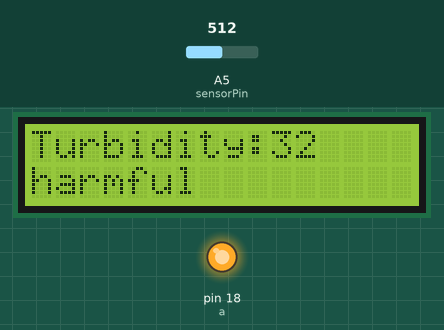
This sketch was run on a simulated Arduino Uno, built with avr-gcc and run on an emulated ATmega328P. On the bench: 16×2 character LCD, output pins drawn as LEDs (lit = HIGH). Inputs (shaded band) come from the test bench; at power-on: A5 (sensorPin) = 512. The modem accepts every AT command (registered, SIM ready, sends succeed) and sends nothing else; what the sketch prints to the serial monitor is not drawn.

Above: at 1.3 s.
1.4 s: A5 (sensorPin) set to 545
At 2.4 s:
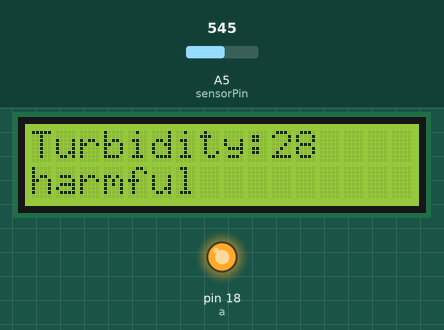
2.9 s: A5 (sensorPin) set to 577
At 4.1 s:
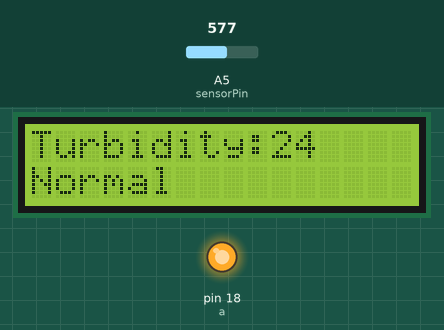
4.4 s: A5 (sensorPin) set to 630
At 5.5 s:
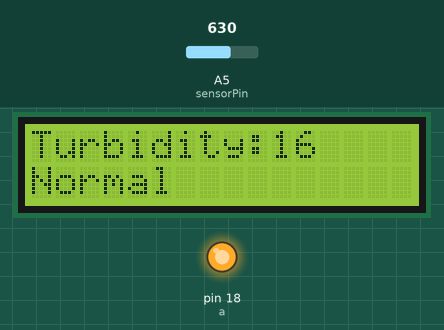
5.9 s: A5 (sensorPin) set to 649
At 6.9 s:
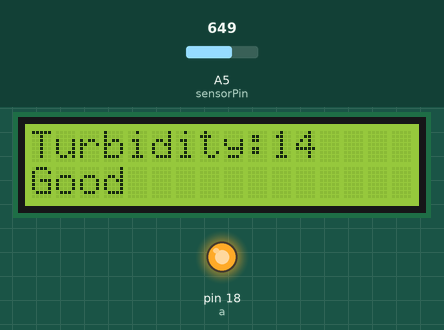
Timing chart, 0 to 8.5 s (numbered marks = the images above; inputs shaded):
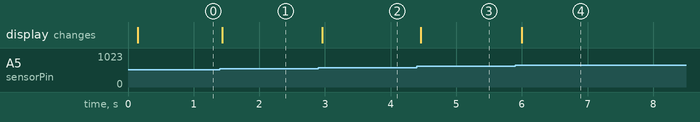

Measured:
- the behaviour switches between 562 and 563 on A5 (sensorPin) (found by bisection; images 1 and 2)
- the behaviour switches between 637 and 638 on A5 (sensorPin) (found by bisection; images 3 and 4)
- after the input at 1.4 s, the display: changes at once (image 1)
- after the input at 2.9 s, the display: changes after 0.06 s (image 2)
- after the input at 4.4 s, the display: changes after 0.06 s (image 3)
- after the input at 5.9 s, the display: changes after 0.10 s (image 4)

The sketch:

iot_turbidity_2.ino
```cpp
#include <SoftwareSerial.h>
#include<LiquidCrystal.h>
const int rs = 9 , en = 10 , d4 = 11 , d5 = 12 , d6 = 13 , d7 = 14;
LiquidCrystal lcd(rs, en, d4, d5, d6, d7);
#define RX 2
#define TX 3
String AP = "Wifi SSID name";       // AP NAME
String PASS = "wifi password"; // AP PASSWORD
String API = "API key";   // Write API KEY
String HOST = "api.thingspeak.com";
String PORT = "80";
int countTrueCommand;
int countTimeCommand;
boolean found = false;
int sensorPin = A5;
int a = 18;
int sensorValue;
int turbidity;
SoftwareSerial esp8266(RX,TX);
void setup()
{
  pinMode(a ,OUTPUT);
  lcd.begin(16 , 2);
  digitalWrite(a , HIGH);
  pinMode(a, OUTPUT);
  Serial.begin(9600);
  //delay(1000);
  esp8266.begin(115200);
  sendCommand("AT",5,"OK");
  sendCommand("AT+CWMODE=1",5,"OK");
  sendCommand("AT+CWJAP=\""+ AP +"\",\""+ PASS +"\"",20,"OK");
 // delay(1000);
}

void loop()
{
 String getData ="GET /update?api_key="+ API +"&field1=" + getValue();
 String pass = getValue();
 printdata(pass);
 sendCommand("AT+CIPMUX=1",5,"OK");
 sendCommand("AT+CIPSTART=0,\"TCP\",\""+ HOST +"\","+ PORT,15,"OK");
 sendCommand("AT+CIPSEND=0,"+String(getData.length()+4),4,">");
 esp8266.println(getData);
 //delay(1500);
 countTrueCommand++;
 sendCommand("AT+CIPCLOSE=0",5,"OK");
 }


String getValue()
{
  sensorValue = analogRead(sensorPin);
  Serial.println(sensorValue);
  turbidity = map(sensorValue, 0, 750, 100, 0);

  return String(turbidity);
}


void sendCommand(String command, int maxTime, char readReplay[])
{
  Serial.print(countTrueCommand);
  Serial.print(". at command => ");
  Serial.print(command);
  Serial.print(" ");
  while(countTimeCommand < (maxTime*1))
  {
    esp8266.println(command);//at+cipsend
    if(esp8266.find(readReplay))//ok
    {
      found = true;
      break;
    }

    countTimeCommand++;
  }

  if(found == true)
  {
    Serial.println("OK");
    countTrueCommand++;
    countTimeCommand = 0;
  }
 //F1A
  if(found == false)
  {
    Serial.println("Fail");
    countTrueCommand = 0;
    countTimeCommand = 0;
  }

  found = false;
 }

 void printdata(String t)
 {
   turbidity = t.toInt();
   if(turbidity < 100)
  {
    lcd.setCursor(12, 0);
    lcd.print(" ");
  }
  //delay(100);
  lcd.setCursor(0, 0);
  lcd.print("Turbidity: ");
  Serial.print("Turbidity:");
  Serial.print("   ");
  lcd.setCursor(10, 0);
  lcd.print(turbidity);
  Serial.println(turbidity);
  //delay(200);
  if(turbidity >25)
  {
    lcd.setCursor(0, 1);
    lcd.print("harmful");
   Serial.print("harmful");
  }
  else if (turbidity >= 16)
  {
    lcd.setCursor(0, 1);
    lcd.print("Normal");
    Serial.print("Normal");
     lcd.setCursor(6,1);
    lcd.print(" ");
  }
  else if (turbidity <= 15 )
  {
  lcd.setCursor(12,0);
  lcd.print("    ");
  lcd.setCursor(0, 1);
  lcd.print("Good");
  lcd.setCursor(4,1);
  lcd.print("      ");
  Serial.print("Good ");
  }
 }
```
